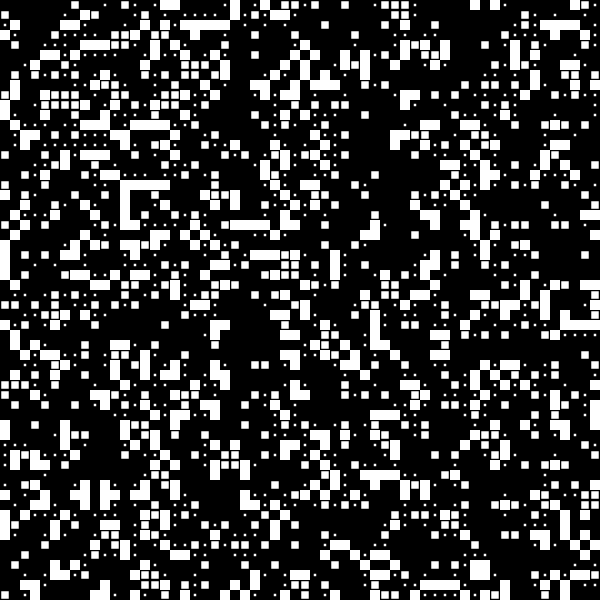
Frame 1 (no input)
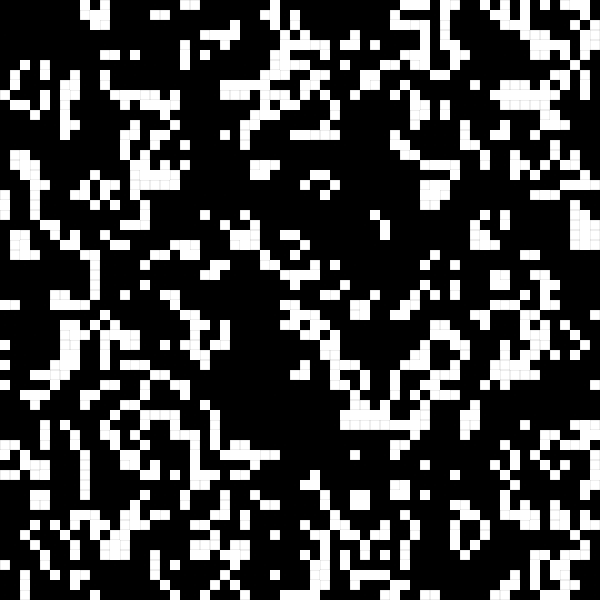
Frame 60 (the mouse pressed at the canvas centre just before this capture)
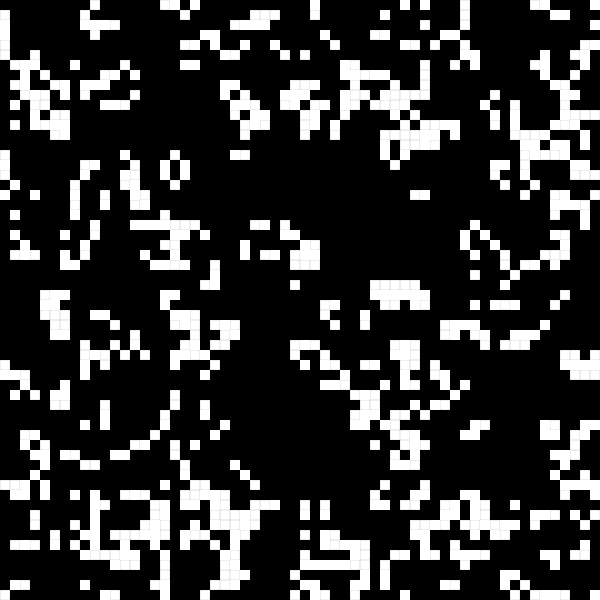
Frame 120 (the mouse held since frame 60 and released just before this capture)

The Processing sketch that drew these frames (run headless with seeded random() and noise(); from frame 60 on, the mouse is pressed at the canvas centre):

// Processing sketch: cellular_automaton_animation
// ── cellular_automaton_animation.pde
Cell[][] currentCells;
Cell[][] previousCells;
int cellCountX = 60;
int cellCountY = 60;
int cellWidth;
int cellHeight;

int computationFrames = 15;

void setup()
{
  //size(displayWidth, displayHeight);
  size(600, 600);
  //fullScreen();
  
  //colorMode(HSB, 360, 255, 255, 255);
  //blendMode(ADD);
  
  prepare();
  
  //frameRate(30);
  //frameRate(10);
  frameRate(30);
}

void prepare()
{
  currentCells = new Cell[cellCountX][cellCountY];
  previousCells = new Cell[cellCountX][cellCountY];
  int extents = min(width, height);
  cellWidth = extents / cellCountX;
  cellHeight = extents / cellCountY;
  int cellStartX = (width - cellCountX * cellWidth) / 2;
  int cellStartY = (height - cellCountY * cellHeight) / 2;
  for (int x = 0; x < cellCountX; x++)
  {
    for (int y = 0; y < cellCountY; y++)
    {
      int posX = cellStartX + cellWidth * x;
      int posY = cellStartY + cellHeight * y;
      boolean alive = random(0, 1) < 0.3;
      
      currentCells[x][y] = new Cell(posX, posY, alive);
      previousCells[x][y] = new Cell(posX, posY, alive);
    }
  }
  
  computeNextCellStep();
  
  background(50);
  fill(0, 50);
  noStroke();
  for (int i = 0; i < 10; i++)
    rect(0, 0, width, height);
}

void draw()
{
  resetBackground();
  
  noStroke();
  fill(255);
  
  noStroke();
  for (int x = 0; x < cellCountX; x++)
  {
    for (int y = 0; y < cellCountY; y++)
    {
      currentCells[x][y].draw();
    }
  }
  
  if ((frameCount % computationFrames) == 0)
    computeNextCellStep();
  
  //debugDrawChannelPitch();
  //debugDrawChannelInstruments();
}

void computeNextCellStep()
{
  Cell[][] temp = currentCells;
  currentCells = previousCells;
  previousCells = temp;
  
  for (int x = 0; x < cellCountX; x++)
  {
    for (int y = 0; y < cellCountY; y++)
    {
      currentCells[x][y].alive = getNewLife(x, y);
      currentCells[x][y].size = previousCells[x][y].size;
      currentCells[x][y].targetSize = currentCells[x][y].alive ? 1f : 0f;
    }
  }
}

boolean getNewLife(int cellX, int cellY)
{
  int neighborLife = 0;
  for (int xOffset = -1; xOffset <= 1; xOffset++)
  {
    int neighborX = (cellX + xOffset + cellCountX) % cellCountX;
    for (int yOffset = -1; yOffset <= 1; yOffset++)
    {
      int neighborY = (cellY + yOffset + cellCountY) % cellCountY;
      if ((xOffset == 0) && (yOffset == 0))
        continue;
      
      if (previousCells[neighborX][neighborY].alive)
        neighborLife++;
    }
  }
  
  if (previousCells[cellX][cellY].alive)
  {
    switch (neighborLife)
    {
      case 2:
      case 3:
      //case 4:
      //case 6:
      //case 7:
      //case 8:
        return true;
    }
  }
  else
  {
    switch (neighborLife)
    {
      //case 1:
      case 3:
      //case 6:
      //case 7:
      //case 8:
        return true;
    }
  }
  
  return false;
}

void resetBackground()
{
  //fill(0, 50);
  //noStroke();
  //rect(0, 0, width, height);
  background(0);
}

class Cell
{
  float colorPercent;
  boolean alive;
  int posX;
  int posY;
  
  float size;
  float targetSize;
  
  Cell(int posX, int posY, boolean alive)
  {
    this.posX = posX;
    this.posY = posY;
    this.alive = alive;
    
    size = alive ? 1f : 0f;
    targetSize = size;
  }
  
  void draw()
  {
    size = lerp(size, targetSize, 0.25f);
    
    fill(255, 255);
    rect(posX + (cellWidth/2) * (1 - size), posY + (cellHeight/2) * (1 - size), cellWidth * size, cellHeight * size);
  }
}
